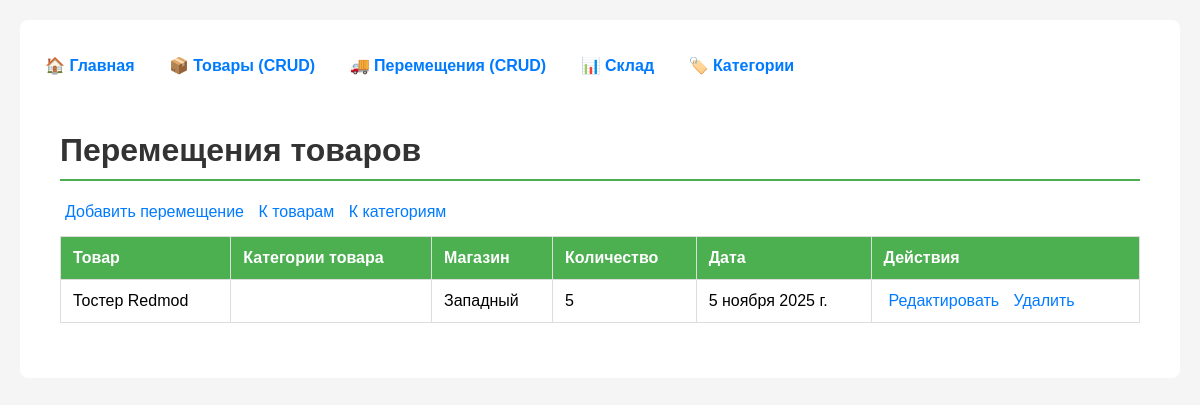
The page /movements/ on the database as committed earlier.
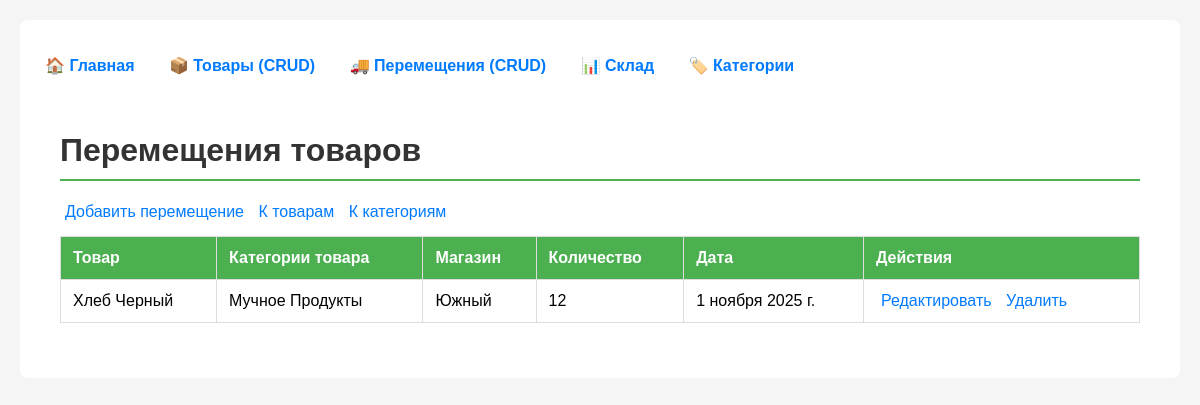
The same page on the database as committed later.
### firstapp_var_6/models.py (models this page shows, shortened)
class Movement(models.Model):
    product = models.ForeignKey(Product, on_delete=models.CASCADE, verbose_name='Товар')
    store = models.CharField(max_length=100, verbose_name='Магазин')
    quantity = models.IntegerField(verbose_name='Количество')
    date = models.DateField(verbose_name='Дата перемещения')  # Убрали auto_now_add=True
    class Meta:
        verbose_name = 'Перемещение'
        verbose_name_plural = 'Перемещения'
        ordering = ['-date']

class Product(models.Model):
    name = models.CharField(max_length=200, verbose_name='Название товара')
    price = models.DecimalField(max_digits=10, decimal_places=2, verbose_name='Цена')
    category_old = models.CharField(max_length=100, verbose_name='Категория (старая)', blank=True)
    categories = models.ManyToManyField(
        Category,
        through='ProductCategory',
        blank=True,
        verbose_name='Категории'
    )
    photo = models.ImageField(
        upload_to='products/',
        verbose_name='Фото товара',
        blank=True,
        null=True
    )
    class Meta:
        verbose_name = 'Товар'
        verbose_name_plural = 'Товары'
        ordering = ['name']

class ProductCategory(models.Model):
    product = models.ForeignKey(Product, on_delete=models.CASCADE, verbose_name='Товар')
    category = models.ForeignKey(Category, on_delete=models.CASCADE, verbose_name='Категория')
    assigned_at = models.DateTimeField(auto_now_add=True, verbose_name='Дата назначения')
    class Meta:
        verbose_name = 'Категория товара'
        verbose_name_plural = 'Категории товаров'
        unique_together = ['product', 'category']

class Category(models.Model):
    name = models.CharField(max_length=100, verbose_name='Название категории')
    class Meta:
        verbose_name = 'Категория'
        verbose_name_plural = 'Категории'
        ordering = ['name']

### firstapp_var_6/views.py (the view)
# urls.py: path('movements/', views.movement_list, name='movement_list'),
def movement_list(request):
    movements = Movement.objects.all()
    return render(request, 'movements/movement_list.html', {
        'movements': movements,
        'page_title': 'Перемещения'
    })

### templates/movements/movement_list.html
{% extends 'base.html' %}
{% block content %}
<div class="container mt-4">
    <h1>Перемещения товаров</h1>
    <div class="mb-3">
        <a href="{% url 'firstapp_var_6:movement_create' %}" class="btn btn-primary">Добавить перемещение</a>
        <a href="{% url 'firstapp_var_6:product_list' %}" class="btn btn-secondary">К товарам</a>
        <a href="{% url 'firstapp_var_6:category_list' %}" class="btn btn-info">К категориям</a>
    </div>
    <div class="table-responsive">
        <table class="table table-striped">
            <thead>
                <tr>
                    <th>Товар</th>
                    <th>Категории товара</th>
                    <th>Магазин</th>
                    <th>Количество</th>
                    <th>Дата</th>
                    <th>Действия</th>
                </tr>
            </thead>
            <tbody>
                {% for movement in movements %}
                <tr>
                    <td>{{ movement.product.name }}</td>
                    <td>
                        {% for pc in movement.product.productcategory_set.all %}
                            <span class="badge bg-secondary">
                                {{ pc.category.name }}
                            </span>
                        {% endfor %}
                    </td>
                    <td>{{ movement.store }}</td>
                    <td>{{ movement.quantity }}</td>
                    <td>{{ movement.date }}</td>
                    <td>
                        <a href="{% url 'firstapp_var_6:movement_update' movement.pk %}"
                           class="btn btn-warning btn-sm">Редактировать</a>
                        <a href="{% url 'firstapp_var_6:movement_delete' movement.pk %}"
                           class="btn btn-danger btn-sm">Удалить</a>
                    </td>
                </tr>
                {% endfor %}
            </tbody>
        </table>
    </div>
</div>
{% endblock %}

Rows that differ between the two databases and show on the page:
removed Movement: product.name "Тостер Redmod", store "Западный", quantity "5", date "5 ноября 2025 г."
added Movement: product.name "Хлеб Черный", store "Южный", quantity "12", date "1 ноября 2025 г."
added ProductCategory: category.name "Мучное"
added ProductCategory: category.name "Продукты"
